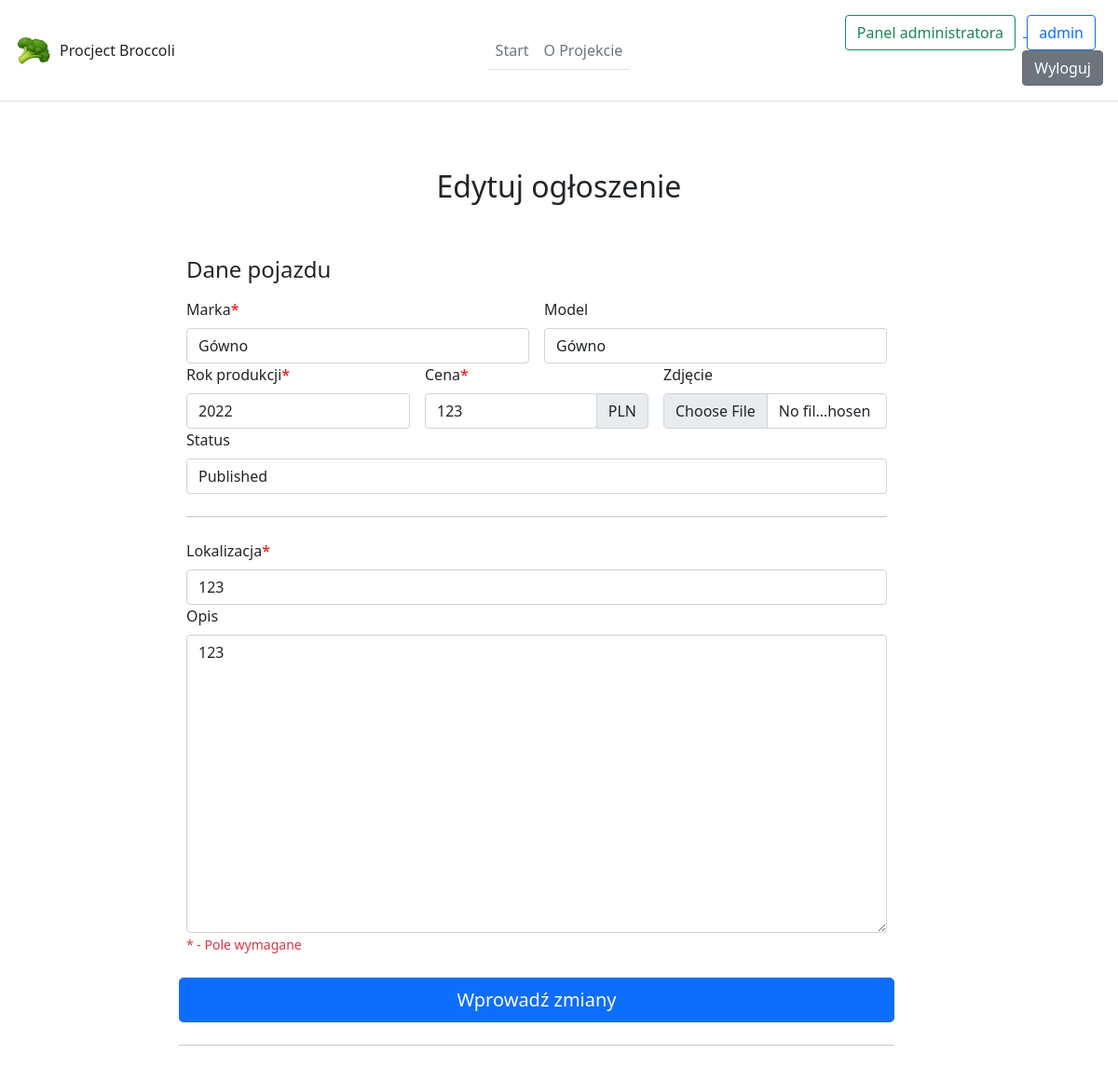
/post/3/edit (signed in), run on the app's committed database.
### appData/models.py (models this page shows, shortened)
class User(db.Model, UserMixin):
    id = db.Column(db.Integer, primary_key=True)
    login = db.Column(db.String(30), unique=True, nullable=False)
    firstname = db.Column(db.String(30))
    lastname = db.Column(db.String(30))
    email = db.Column(db.String(120), unique=True, nullable=False)
    password = db.Column(db.String(90), nullable=False)
    role = db.Column(db.String(30), default='User')
    posts = db.relationship('Post', backref='author', lazy=True)

class Post(db.Model):
    id = db.Column(db.Integer, primary_key=True)
    user_id = db.Column(db.Integer, db.ForeignKey('user.id'), nullable=False)
    manufacture = db.Column(db.String(100), nullable=False)
    model = db.Column(db.String(100))
    manufacture_year = db.Column(db.String(4))
    photo = db.Column(db.String(30), nullable=False, default='defaultCar.jpg')
    description = db.Column(db.Text)
    price = db.Column(db.Integer(), nullable=False)
    date_posted = db.Column(db.DateTime, nullable=False, default=datetime.utcnow)
    status = db.Column(db.String(10), default='Published')
    location = db.Column(db.String(255))

### appData/routes.py (the view)
@app.route('/post/<int:post_id>/edit')
@login_required
def edit_post(post_id):
    post = Post.query.get_or_404(post_id)
    thisYear = int(datetime.now().strftime("%Y"))
    title = 'Edytuj ogłoszenie - ' + post.manufacture + ' ' + post.model
    if current_user.id == post.author.id or current_user.role == 'Admin':
        statuses = ['Published', 'Archived', 'Blocked']
        return render_template('edit_post.html', post=post, current_year=thisYear, title=title, statuses=statuses)
    else:
        flash('Nie możesz edytować ogłoszenia które nie jest twoje!', 'warning')
        redirectLocation = '/post/' + str(post.id)
        return redirect(redirectLocation)

### appData/models.py (called while the page is built)
@login_manager.user_loader #copy
def load_user(user_id):
    return User.query.get(int(user_id))

### appData/templates/edit_post.html (shortened to what this page needs)
{% extends "layout.html" %}
{% block content %}
<div class="py-5 text-center">
    <h2>Edytuj ogłoszenie</h2>
  </div>
  <div class="row g-5 justify-content-center" style="width: 100%;">
    <div class="col-md-7 col-lg-8">
      <h4 class="mb-3">Dane pojazdu</h4>
      <form class="needs-validation" action="/post/{{ post.id }}/edit_proceed" method="post" enctype=multipart/form-data>
        <div class="row g-3">
          <div class="col-sm-6">
            <label for="manufacture" class="form-label form-field-required">Marka</label>
            <input type="text" class="form-control" id="manufacture" name="manufacture" value="{{ post.manufacture }}" required>
          </div>
          <div class="col-sm-6">
            <label for="model" class="form-label">Model</label>
            <input type="text" class="form-control" id="model" name="model" value="{{ post.model }}"  >
          </div>
        </div>
        <div class="row g-3">
          <div class="col-sm-4">
            <label for="manufacture_year" class="form-label form-field-required">Rok produkcji</label>
            <select class="form-control" id="manufacture_year" name="manufacture_year" required>
                <option selected>{{ post.manufacture_year }}</option>
            </select>
          </div>
          <div class="col-sm-4">
            <label for="price" class="form-label form-field-required">Cena</label>
            <div class="input-group has-validation">
                <input type="number" class="form-control" id="price" name="price" value="{{ post.price }}" required>
                <span class="input-group-text">PLN</span>
            </div>
          </div>
          <div class="col-sm-4">
            <label for="photo" class="form-label">Zdjęcie</label>
            <input type="file" class="form-control" id="photo" name="photo">
          </div>
        </div>
        {% if current_user.role == 'Admin' %}
        <div class="row g-3">
          <div class="col-sm-12">
            <label for="status" class="form-label">Status</label>
            <select type="option" class="form-control" id="status" name='status' placeholder="status">
              {% for status in statuses %}
                {% if status == post.status %}
                <option selected>{{ status }}</option>
                {% else %}
                <option>{{ status }}</option>
                {% endif %}
              {% endfor %}
            </select>
          </div>
        </div>
        <hr class="my-4">
        {% endif %}
        <div class="row g-3">
          <div class="col-sm-12">
            <label for="location" class="form-label form-field-required">Lokalizacja</label>
            <input type="text" class="form-control" id="location" name="location" value="{{ post.location }}" required>
          </div>
        </div>
        <div class="row g-3">
          <div class="col-sm-12">
            <label for="description" class="form-label">Opis</label>
            <textarea class="form-control" id="description" name="description" style="height: 320px;">{{ post.description }}</textarea>
          </div>
        </div>
        <small class="form-text text-danger">* - Pole wymagane</small>
        <div class="row g-3 mt-2 justify-content-end">
          <button class="w-15 btn btn-primary btn-lg" type="submit">Wprowadź zmiany</button>
          <hr class="my-4">
        </div>
      </form>
    </div>
  </div>
{% endblock content %}

### appData/templates/layout.html (shortened to what this page needs)
<!doctype html>
<html lang="pl">
    <head>
        <link href="https://cdn.jsdelivr.net/npm/bootstrap@5.1.3/dist/css/bootstrap.min.css" rel="stylesheet">
      </head>
    <body>
            <header class="d-flex flex-wrap align-items-center justify-content-center justify-content-md-between py-3 p-3 mb-4 border-bottom">
              <a href="/" class="d-flex align-items-center col-md-3 mb-2 mb-md-0 text-dark text-decoration-none">
                <img class="bi me-2" width="40" height="32" role="img" aria-label="Bootstrap" src="{{ url_for('static', filename='img/broccoli.ico') }}"> Procject Broccoli
              </a>
              <ul class="nav col-12 col-md-auto mb-2 justify-content-center mb-md-0">
                  <li>
                      {% if title == 'Start' %}
                      <a href="{{ url_for('home') }}" class="nav-link nav-links px-2 text-capitalize link-dark border-bottom border-secondary">
                      {% else %}
                      <a href="{{ url_for('home') }}" class="nav-link nav-links px-2 text-capitalize link-secondary border-bottom">
                      {% endif %}
                        Start
                      </a>
                  </li>
                  <li>
                      {% if title == 'O projekcie' %}
                      <a href="{{ url_for('about') }}" class="nav-link nav-links px-2 text-capitalize link-dark border-bottom border-secondary">
                      {% else %}
                      <a href="{{ url_for('about') }}" class="nav-link nav-links px-2 text-capitalize link-secondary border-bottom">
                      {% endif %}
                          O projekcie
                      </a>
                  </li>
              </ul>
              {% if current_user.is_authenticated %}
              <div class="col-md-3 text-end">
                {% if current_user.role == 'Admin' %}
                <a href="{{ url_for('admin_panel')}}">
                  <button type="button" class="btn btn-outline-success me-2">
                    Panel administratora
                  </button>
                </a>
                {% endif %}
                <a href="/user/{{ current_user.id }}">
                    <button type="button" class="btn btn-outline-primary me-2">
                        {{ current_user.login }}
                    </button>
                </a>
                <a href="{{ url_for('logout') }}">
                    <button type="button" class="btn btn-secondary">
                        Wyloguj
                    </button>
                </a>
              </div>
              {% endif %}
          </header>
        {% block content %}
        {% endblock %}
    </body>
</html>

### appData/templates/layout.html (style rules this page uses)
.nav-links { transition: 0.8s; }
.form-field-required::after { content: '*'; color: #f00; }

### data on the page
User: login "admin"
Post: manufacture "Gówno", model "Gówno", manufacture_year "2022", price "123", status "Published", location "123", description "123"
